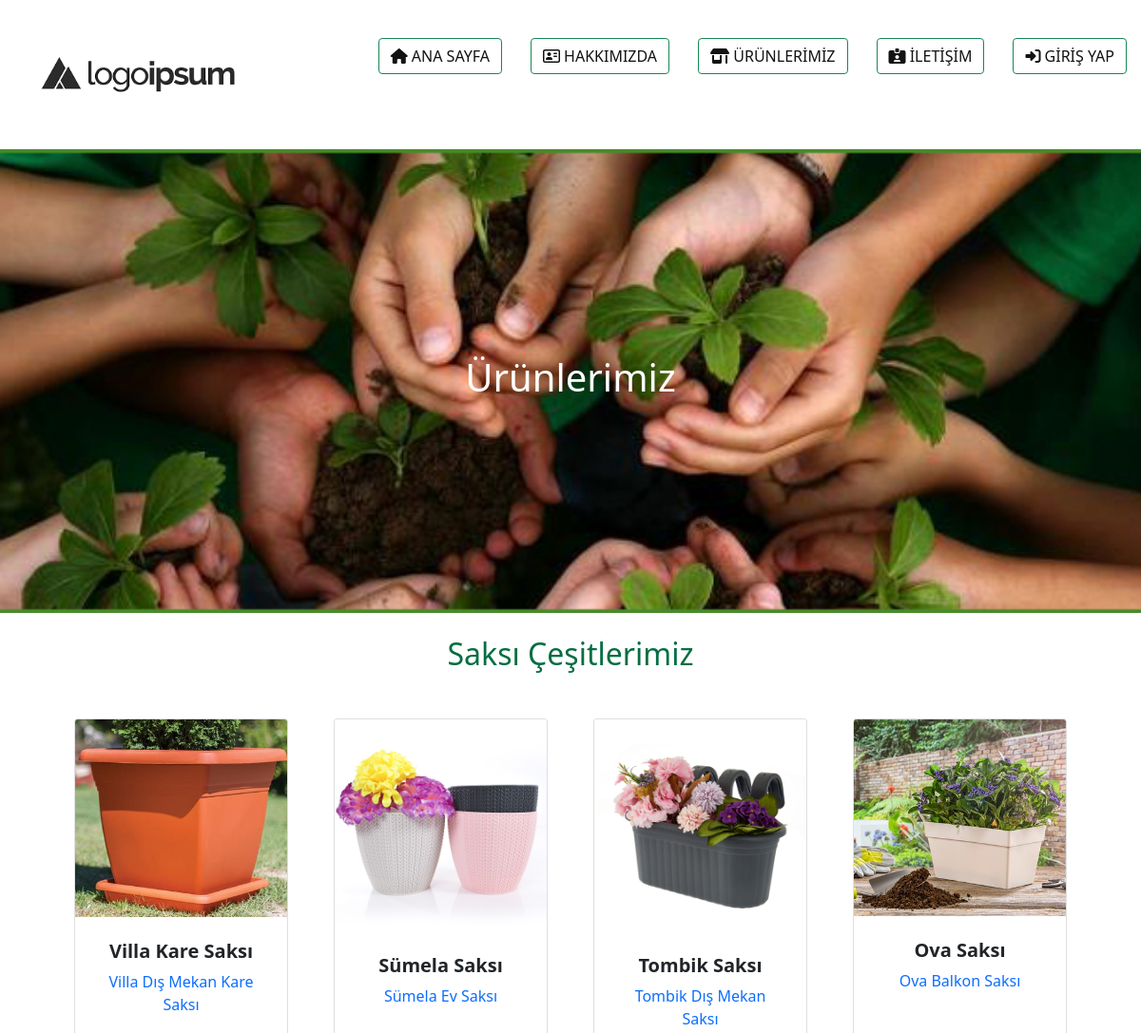
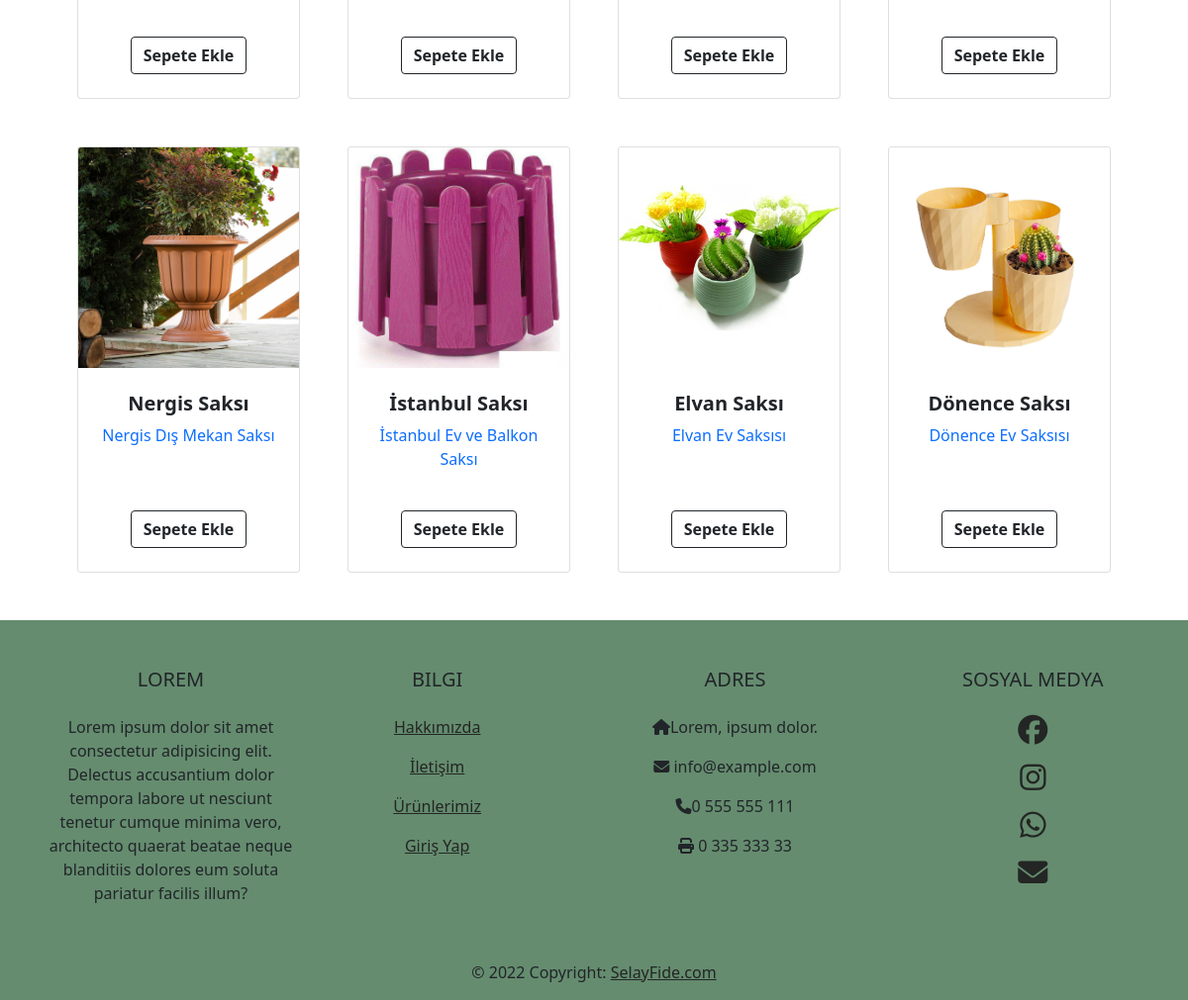
Page /?page=urunler on the committed database (2 pictures, top to bottom).
### tables this page shows
CREATE TABLE `urunler` (
  `id` int(11) NOT NULL,
  `baslik` varchar(255) NOT NULL,
  `aciklama` text DEFAULT NULL,
  `icerik` text DEFAULT NULL,
  `fiyat` double NOT NULL,
  `stok` int(11) NOT NULL DEFAULT 0,
  `gorsel` varchar(255) DEFAULT NULL,
  `durum` tinyint(4) NOT NULL DEFAULT 1,
  `eklenme` timestamp NOT NULL DEFAULT current_timestamp()
);

### functions.php (called while the page is built)
<?php
    function url($devami=''){
        return SITE_URL.'/' . $devami;
    }
?>

### pages/urunler.php (the view)
<div style="background: url('./assets/img/fb.jpg') no-repeat center center; background-size: cover; padding-top:120px; padding-bottom:120px">
<div class="p-5 m-5 text-white text-center" >
  <h1>Ürünlerimiz</h1>
</div>
</div>
<?php
$urunlerdb = $db->query("SELECT * FROM urunler WHERE  durum>0 ORDER BY id desc");
?>
<h2 style="text-align: center; color: rgb(5, 110, 66);" class="mt-4">Saksı Çeşitlerimiz </h2>
<div id="urunlerimiz" class="container px-4 px-lg-5 mt-5">
<div class="row gx-4 gx-lg-5 row-cols-2 row-cols-md-3 row-cols-xl-4 justify-content-center">
<?php
while($urun = $urunlerdb->fetch_array()):
?>
<div class="col mb-5">
        <div class="card h-100">
       <a href="?page=detay&id=<?php echo $urun['id'];?>">  <img class="card-img-top" src="./assets/uploads/<?php echo $urun['gorsel']?>" alt="<?php echo $urun['baslik']?>" /></a>
            <div class="card-body p-4">
                <div class="text-center">
                    <h5 class="fw-bolder"><?php echo $urun['baslik']?></h5>
                    <a  style="text-decoration:none" href="?page=detay&id=<?php echo $urun['id'];?>">  <p> <?php echo $urun['aciklama']?></p></a>
                </div>
            </div>
            <div class="card-footer p-4 pt-0 border-top-0 bg-transparent">
                <div class="text-center"> <a class="btn btn-outline-dark mt-auto"  href="?page=sepete-ekle&id=<?php echo $urun['id'];?>">  <b>Sepete Ekle</b> </a></div>
            </div>
        </div>
    </div>
    <?php endwhile;?>
    </div>
    </div>

### components/header.php (shortened to what this page needs)
<!DOCTYPE html>
<html lang="en">
<head>
    <link rel="stylesheet" href="./assets/css/style.css">
    <link href="https://cdn.jsdelivr.net/npm/bootstrap@5.1.3/dist/css/bootstrap.min.css" rel="stylesheet">
</head>
<body>
<?php include('menu.php'); ?>

### components/menu.php (shortened to what this page needs)
<div id="nav">
<ul>
    <li><a class="btn btn-outline-success navbutn" href="<?php echo url(); ?>"><i class="fas fa-home"></i> ANA SAYFA </a></li>
    <li><a class="btn btn-outline-success navbutn" href="<?php echo url('?page=sayfa&id=15'); ?>"><i class="far fa-address-card"></i> HAKKIMIZDA</a></li>
    <li><a class="btn btn-outline-success navbutn" href="<?php echo url('?page=urunler'); ?>"><i class="fas fa-store-alt"></i> ÜRÜNLERİMİZ</a></li>
    <li><a class="btn btn-outline-success navbutn" href="<?php echo url('?page=iletisim'); ?>"><i class="fas fa-id-card-alt"></i> İLETİŞİM</a></li>
    <?php if(@$_SESSION['uye_giris']!= 1){?>
    <li><a class="btn btn-outline-success navbutn" href="<?php echo url('?page=login'); ?>"><i class="fas fa-sign-in-alt"></i> GİRİŞ YAP</a></li>
    <?php }else{?>
    <li><a class="btn btn-outline-success navbutn" href="?page=uyedetay&id=<?php echo  $_SESSION['uye_bilgileri']['id']; ?>" > <img src="https://img.icons8.com/ios-glyphs/20/000000/user--v1.png"/><?php echo  $_SESSION['uye_bilgileri']['username']; ?></a></li>
    <?php }?>
</ul>
</div>
<div class="logo">
  <a href="<?php echo url(); ?>">
    <img alt="">
  </a>
  </div>

### index.php (shortened to what this page needs)
<?php
    include('settings.php');
    include('functions.php');
    include('components/header.php');
    echo '<div class="content">';
    if(!isset($_GET['page'])){
        include('pages/home.php');
    }else{
        $getSayfa = $_GET['page'];
        if($getSayfa=="sayfa"){
            include('pages/sayfa.php');
        }elseif($getSayfa=="urunler"){
            include('pages//urunler.php');
        }elseif($getSayfa=="detay"){
            include('pages/detay.php');
        }
        elseif($getSayfa=="iletisim"){
            include('pages/iletisim.php');
        }elseif($getSayfa=="register"){
            include('pages/register.php');
        }
        elseif($getSayfa=="login"){
            include('pages/login.php');
        }elseif ($getSayfa=='logout'){
            unset($_SESSION['uye_giris']);
            unset($_SESSION['uye_bilgileri']);
            session_destroy();
            header('Location:index.php?page=login');
        }elseif($getSayfa=="uyedetay"){
            include('pages/uyedetay.php');
        }
        elseif($getSayfa=="sepet"){
            include('pages/sepet.php');
        }elseif($getSayfa=="sepete-ekle"){
            include('pages/sepete-ekle.php');
        }elseif($getSayfa=="sepet-sil"){
            include('pages/sepet-sil.php');
        }elseif($getSayfa=="odeme"){
            include('pages/odeme.php');
        }elseif($getsayfa="siparisal"){
            include('pages/siparisal.php');
        }elseif($getSayfa=="odeme-sonuc"){
            include('pages/odemesonuc.php');
        }
        else{
            include('pages/not_page.php');
        }
    }
    echo '</div>';
    include('components/footer.php');
?>

### components/footer.php (shortened to what this page needs)
<html>
  <head>
  </head>
  <body>
<footer class="page-footer font-small mdb-color lighten-3 pt-4  " style="background-color:#658c6f " id="color">
  <div class="container text-center text-md-left">
    <div class="row">
      <div class="col-md-4 col-lg-3 mr-auto my-md-4 my-0 mt-4 mb-1">
        <h5 class="font-weight-bold text-uppercase mb-4">lorem</h5>
      <p>Lorem ipsum dolor sit amet consectetur adipisicing elit. Delectus accusantium dolor tempora labore ut nesciunt tenetur cumque minima vero, architecto quaerat beatae neque blanditiis dolores eum soluta pariatur facilis illum?</p>
      </div>
      <div class="col-md-2 col-lg-2 mx-auto my-md-4 my-0 mt-4 mb-1">
        <h5 class="font-weight-bold text-uppercase mb-4">Bilgi</h5>
        <ul class="list-unstyled">
          <li>
            <p>
              <a href="<?php echo url('?page=sayfa&id=10')?>">Hakkımızda</a>
            </p>
          </li>
          <li>
            <p>
              <a href="<?php echo url('?page=iletisim')?>">İletişim</a>
            </p>
          </li>
          <li>
            <p>
              <a href="<?php echo url('?page=urunler'); ?>">Ürünlerimiz</a>
            </p>
          </li>
          <li>
            <p>
              <a href="<?php echo url('?page=login');?>">Giriş Yap</a>
            </p>
          </li>
        </ul>
      </div>
      <div class="col-md-4 col-lg-3 mx-auto my-md-4 my-0 mt-4 mb-1">
        <h5 class="font-weight-bold text-uppercase mb-4">Adres</h5>
        <ul class="list-unstyled">
          <li>
            <p>
              <i class="fas fa-home mr-3"></i>Lorem, ipsum dolor. </p>
          </li>
          <li>
            <p>
              <i class="fas fa-envelope mr-3"></i> info@example.com</p>
          </li>
          <li>
            <p>
              <i class="fas fa-phone mr-3"></i>0 555 555 111</p>
          </li>
          <li>
            <p>
              <i class="fas fa-print mr-3"></i> 0 335 333 33</p>
          </li>
        </ul>
      </div>
      <div class="col-md-2 col-lg-2 text-center mx-auto my-4">
  <h5 class="font-weight-bold text-uppercase mb-4">Sosyal Medya</h5>
<ul class="list-unstyled" id="ifs">
  <li>
    <p>
    <a href=""> <i class="fab fa-facebook"></i></a>  </p>
  </li>
  <li>
    <p>
        <a href=""><i class="fab fa-instagram"></i></a>
  </li>
  <li>
    <p>
     <a href=""><i class="fab fa-whatsapp"></i></a>
  </li>
  <li>
    <p>
     <a href=""><i class="fas fa-envelope"></i></a>
  </li>
</ul>
      </div>
    </div>
  </div>
  <div class="footer-copyright text-center py-3">© 2022 Copyright:
    <a href=""> SelayFide.com</a>
  </div>
</footer>
</body>
</html>

### assets/css/style.css (style rules this page uses)
* { box-sizing: border-box; margin: 0; padding: 0; }
body { background-color: red; }
#nav ul { list-style: none; float: right; }
#nav ul li { float: left; padding: 40px 15px; }
#nav .navbutn { color: rgb(19, 18, 18); }
.logo img { width: 250px; margin: 20px; }

### components/footer.php (style rules this page uses)
#color a { color: #232624; }
#ifs i { font-size: 30px; }

### rows in the picture
urunler: gorsel (picture), baslik "Villa Kare Saksı", aciklama "Villa Dış Mekan Kare Saksı"
urunler: gorsel (picture), baslik "Sümela Saksı", aciklama "Sümela Ev Saksı"
urunler: gorsel (picture), baslik "Tombik Saksı", aciklama "Tombik Dış Mekan Saksı"
urunler: gorsel (picture), baslik "Ova Saksı", aciklama "Ova Balkon Saksı"
urunler: gorsel (picture), baslik "Nergis Saksı", aciklama "Nergis Dış Mekan Saksı"
urunler: gorsel (picture), baslik "İstanbul Saksı", aciklama "İstanbul Ev ve Balkon Saksı"
urunler: gorsel (picture), baslik "Elvan Saksı", aciklama "Elvan Ev Saksısı"
urunler: gorsel (picture), baslik "Dönence Saksı", aciklama "Dönence Ev Saksısı"
